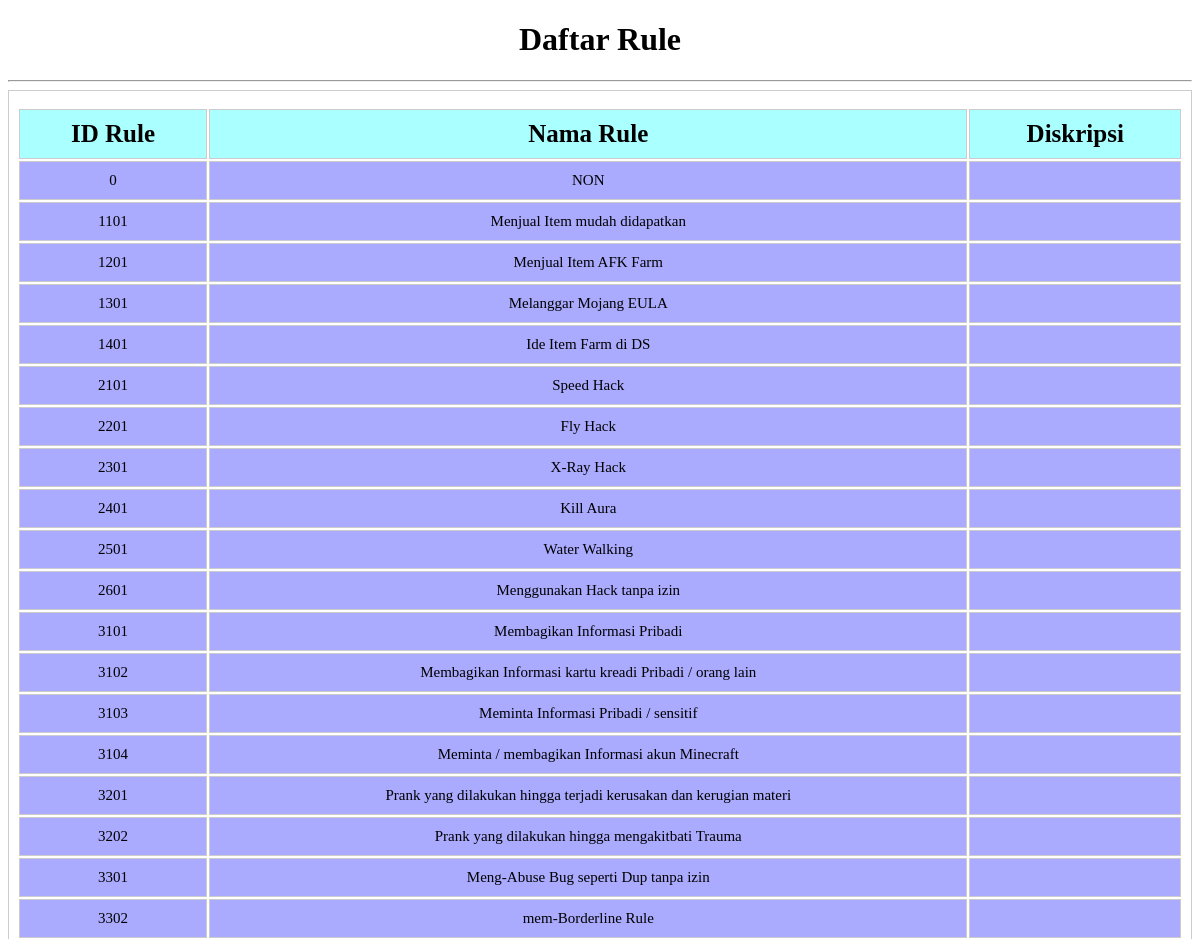
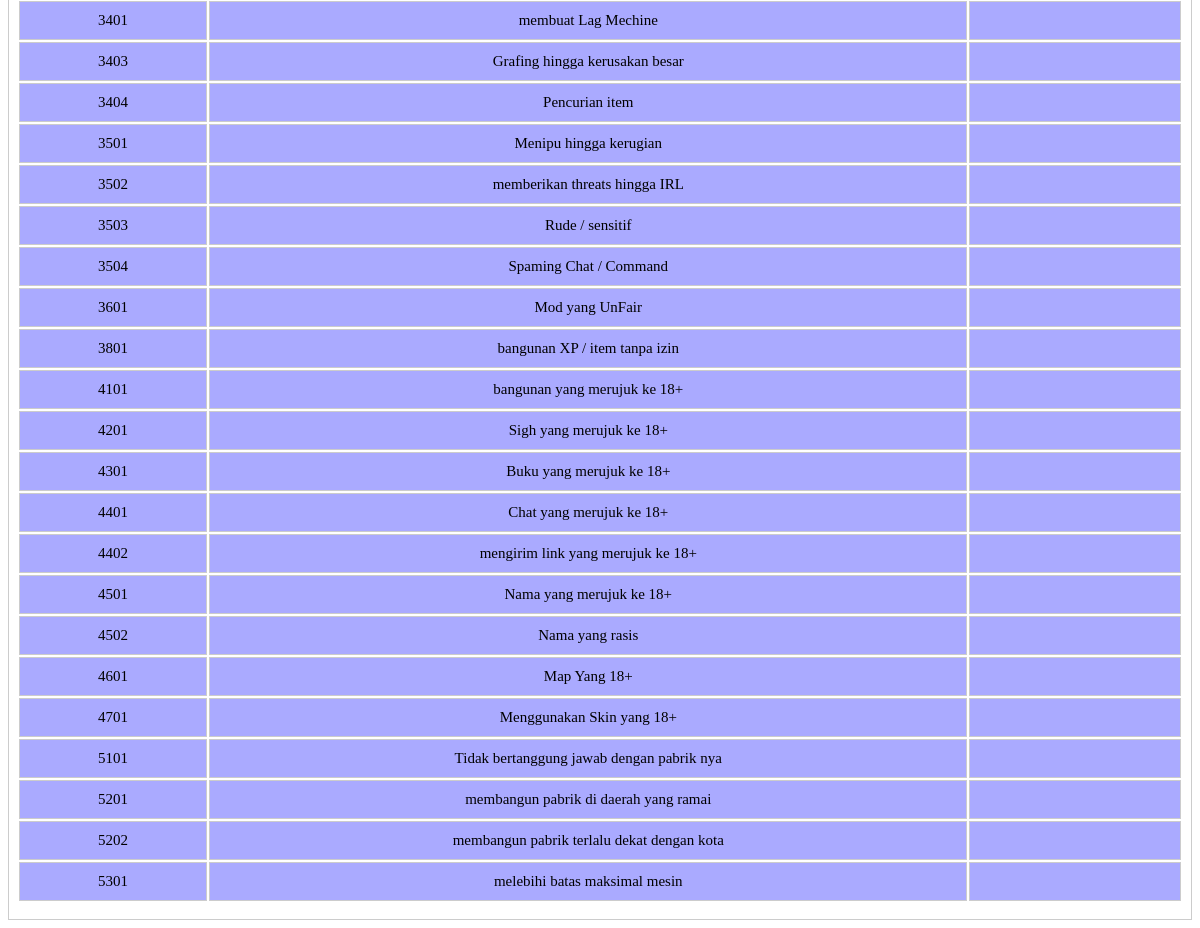
The page /php/daftar/rule.php on the database its author committed (2 pictures, top to bottom).
### tables this page shows
create table
    RULE (
        IDRULE smallint not null,
        RULENAME varchar(128) not null,
        DISKRIPSI_RULE varchar(128),
        primary key (IDRULE)
    );

### php/daftar/rule.php (the view, shortened to what this page needs)
<!DOCTYPE html>
<html lang="en">
<head>
</head>
<body>
    <link rel="stylesheet" href="../style/input.css" />
    <div class="table" style>
        <h1>Daftar Rule</h1>
        <hr>
        <table>
            <tr>
                <th>ID Rule</th>
                <th>Nama Rule</th>
                <th>Diskripsi</th>
            </tr>
            <?php
            require("../proses/sql.php");
            $sql = "SELECT * FROM RULE";
            if ($result = mysqli_query($conn, $sql)) {
                if (mysqli_num_rows($result) > 0) {
                    while ($row = mysqli_fetch_array($result)) {
                        $lvl =  htmlspecialchars($row['IDRULE']);
                        $nama =  htmlspecialchars($row['RULENAME']);
                        $Diskripsi =  htmlspecialchars($row['DISKRIPSI_RULE']);
                        echo "<tr>";
                        echo "<td>" . $lvl . "</td>";
                        echo "<td>" . $nama . "</td>";
                        echo "<td>" . $Diskripsi . "</td>";
                        echo "</tr>";
                    }
                }
            }
            ?>
        </table>
    </div>
</body>
</html>

### php/style/input.css (style rules this page uses)
h1 { text-align: center; }

### php/daftar/rule.php (style rules this page uses)
table { padding: 1rem 0.5rem; width: 100%; border: 1px solid #cccccc; }
tr { margin: 8px 0; padding: 10px; border: 1px solid #cccccc; text-align: center; width: 50%; }
th { font-size: 25px; padding: 10px; background-color: #aaffff; border: 1px solid #cccccc; }
td { font-size: 15px; padding: 10px; border: 1px solid #cccccc; background-color: #aaaaff; }

### rows shown on the page
rule: IDRULE "0", RULENAME "NON"
rule: IDRULE "1101", RULENAME "Menjual Item mudah didapatkan"
rule: IDRULE "1201", RULENAME "Menjual Item AFK Farm"
rule: IDRULE "1301", RULENAME "Melanggar Mojang EULA"
rule: IDRULE "1401", RULENAME "Ide Item Farm di DS"
rule: IDRULE "2101", RULENAME "Speed Hack"
rule: IDRULE "2201", RULENAME "Fly Hack"
rule: IDRULE "2301", RULENAME "X-Ray Hack"
rule: IDRULE "2401", RULENAME "Kill Aura"
rule: IDRULE "2501", RULENAME "Water Walking"
rule: IDRULE "2601", RULENAME "Menggunakan Hack tanpa izin"
rule: IDRULE "3101", RULENAME "Membagikan Informasi Pribadi"
rule: IDRULE "3102", RULENAME "Membagikan Informasi kartu kreadi Pribadi / orang lain"
rule: IDRULE "3103", RULENAME "Meminta Informasi Pribadi / sensitif"
rule: IDRULE "3104", RULENAME "Meminta / membagikan Informasi akun Minecraft"
rule: IDRULE "3201", RULENAME "Prank yang dilakukan hingga terjadi kerusakan dan kerugian materi"
rule: IDRULE "3202", RULENAME "Prank yang dilakukan hingga mengakitbati Trauma"
rule: IDRULE "3301", RULENAME "Meng-Abuse Bug seperti Dup tanpa izin"
rule: IDRULE "3302", RULENAME "mem-Borderline Rule"
rule: IDRULE "3401", RULENAME "membuat Lag Mechine"
rule: IDRULE "3403", RULENAME "Grafing hingga kerusakan besar"
rule: IDRULE "3404", RULENAME "Pencurian item"
rule: IDRULE "3501", RULENAME "Menipu hingga kerugian"
rule: IDRULE "3502", RULENAME "memberikan threats hingga IRL"
rule: IDRULE "3503", RULENAME "Rude / sensitif"
rule: IDRULE "3504", RULENAME "Spaming Chat / Command"
rule: IDRULE "3601", RULENAME "Mod yang UnFair"
rule: IDRULE "3801", RULENAME "bangunan XP / item tanpa izin"
rule: IDRULE "4101", RULENAME "bangunan yang merujuk ke 18+"
rule: IDRULE "4201", RULENAME "Sigh yang merujuk ke 18+"
rule: IDRULE "4301", RULENAME "Buku yang merujuk ke 18+"
rule: IDRULE "4401", RULENAME "Chat yang merujuk ke 18+"
rule: IDRULE "4402", RULENAME "mengirim link yang merujuk ke 18+"
rule: IDRULE "4501", RULENAME "Nama yang merujuk ke 18+"
rule: IDRULE "4502", RULENAME "Nama yang rasis"
rule: IDRULE "4601", RULENAME "Map Yang 18+"
rule: IDRULE "4701", RULENAME "Menggunakan Skin yang 18+"
rule: IDRULE "5101", RULENAME "Tidak bertanggung jawab dengan pabrik nya"
rule: IDRULE "5201", RULENAME "membangun pabrik di daerah yang ramai"
rule: IDRULE "5202", RULENAME "membangun pabrik terlalu dekat dengan kota"
rule: IDRULE "5301", RULENAME "melebihi batas maksimal mesin"
